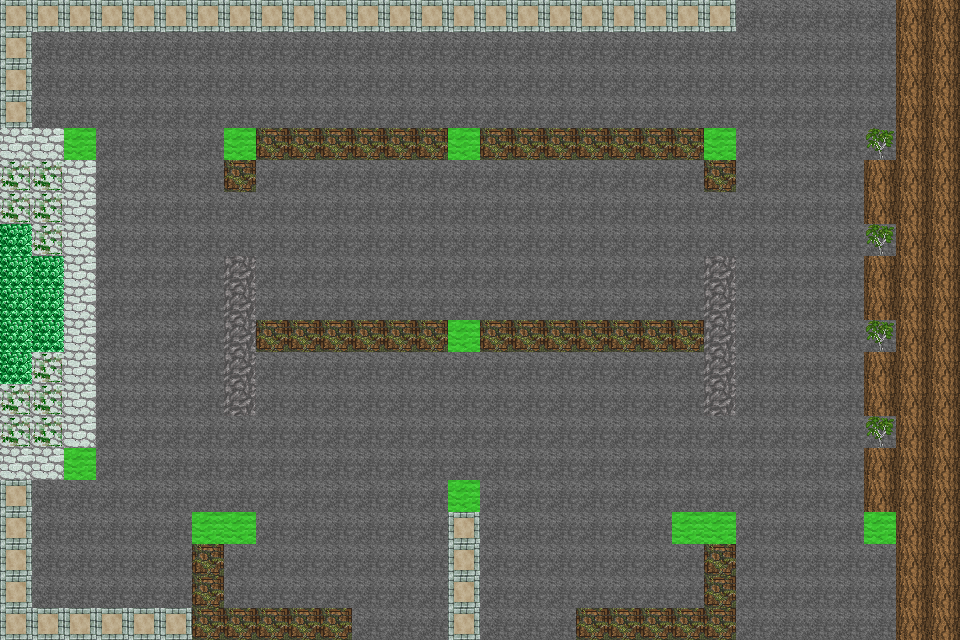

Rendered tile map (Tiled .tmx) drawn with the repository's tilesets; below, a short description and the full map source, tile grids included:
An orthogonal 30x20 tile map with 32x32 px tiles, 2 tile layers (botton, Tile Layer 1) and 13 objects (12x BuildEntity, CoinEntity).

<map version="1.0" orientation="orthogonal" renderorder="right-down" width="30" height="20" tilewidth="32" tileheight="32" backgroundcolor="#000000" nextobjectid="14">
 <tileset firstgid="1" name="parkingLot" tilewidth="32" tileheight="32" tilecount="256" columns="16">
  <image source="../img/map/terrain-Derivation_5.png" trans="ffffff" width="512" height="512" />
 </tileset>
 <layer name="botton" width="30" height="20">
  <data encoding="csv">
1,1,1,1,1,1,1,1,1,1,1,1,1,1,1,1,1,1,1,1,1,1,1,1,1,1,1,1,1,1,
1,1,1,1,1,1,1,1,1,1,1,1,1,1,1,1,1,1,1,1,1,1,1,1,1,1,1,1,1,1,
1,1,1,1,1,1,1,1,1,1,1,1,1,1,1,1,1,1,1,1,1,1,1,1,1,1,1,1,1,1,
1,1,1,1,1,1,1,1,1,1,1,1,1,1,1,1,1,1,1,1,1,1,1,1,1,1,1,1,1,1,
1,1,1,1,1,1,1,1,1,1,1,1,1,1,1,1,1,1,1,1,1,1,1,1,1,1,1,1,1,1,
1,1,1,1,1,1,1,1,1,1,1,1,1,1,1,1,1,1,1,1,1,1,1,1,1,1,1,1,1,1,
1,1,1,1,1,1,1,1,1,1,1,1,1,1,1,1,1,1,1,1,1,1,1,1,1,1,1,1,1,1,
1,1,1,1,1,1,1,1,1,1,1,1,1,1,1,1,1,1,1,1,1,1,1,1,1,1,1,1,1,1,
1,1,1,1,1,1,1,1,1,1,1,1,1,1,1,1,1,1,1,1,1,1,1,1,1,1,1,1,1,1,
1,1,1,1,1,1,1,1,1,1,1,1,1,1,1,1,1,1,1,1,1,1,1,1,1,1,1,1,1,1,
1,1,1,1,1,1,1,1,1,1,1,1,1,1,1,1,1,1,1,1,1,1,1,1,1,1,1,1,1,1,
1,1,1,1,1,1,1,1,1,1,1,1,1,1,1,1,1,1,1,1,1,1,1,1,1,1,1,1,1,1,
1,1,1,1,1,1,1,1,1,1,1,1,1,1,1,1,1,1,1,1,1,1,1,1,1,1,1,1,1,1,
1,1,1,1,1,1,1,1,1,1,1,1,1,1,1,1,1,1,1,1,1,1,1,1,1,1,1,1,1,1,
1,1,1,1,1,1,1,1,1,1,1,1,1,1,1,1,1,1,1,1,1,1,1,1,1,1,1,1,1,1,
1,1,1,1,1,1,1,1,1,1,1,1,1,1,1,1,1,1,1,1,1,1,1,1,1,1,1,1,1,1,
1,1,1,1,1,1,1,1,1,1,1,1,1,1,1,1,1,1,1,1,1,1,1,1,1,1,1,1,1,1,
1,1,1,1,1,1,1,1,1,1,1,1,1,1,1,1,1,1,1,1,1,1,1,1,1,1,1,1,1,1,
1,1,1,1,1,1,1,1,1,1,1,1,1,1,1,1,1,1,1,1,1,1,1,1,1,1,1,1,1,1,
1,1,1,1,1,1,1,1,1,1,1,1,1,1,1,1,1,1,1,1,1,1,1,1,1,1,1,1,1,1
</data>
 </layer>
 <layer name="Tile Layer 1" width="30" height="20">
  <data encoding="csv">
10,10,10,10,10,10,10,10,10,10,10,10,10,10,10,10,10,10,10,10,10,10,10,1,1,1,1,1,21,21,
10,1,1,1,1,1,1,1,1,1,1,1,1,1,1,1,1,1,1,1,1,1,1,1,1,1,1,1,21,21,
10,1,1,1,1,1,1,1,1,1,1,1,1,1,1,1,1,1,1,1,1,1,1,1,1,1,1,1,21,21,
10,1,1,1,1,1,1,1,1,1,1,1,1,1,1,1,1,1,1,1,1,1,1,1,1,1,1,1,21,21,
17,17,147,1,1,1,1,147,107,107,107,107,107,107,147,107,107,107,107,107,107,107,147,1,1,1,1,80,21,21,
37,37,17,1,1,1,1,107,1,1,1,1,1,1,1,1,1,1,1,1,1,1,107,1,1,1,1,21,21,21,
37,37,17,1,1,1,1,1,1,1,1,1,1,1,1,1,1,1,1,1,1,1,1,1,1,1,1,21,21,21,
26,37,17,1,1,1,1,1,1,1,1,1,1,1,1,1,1,1,1,1,1,1,1,1,1,1,1,80,21,21,
26,26,17,1,1,1,1,2,1,1,1,1,1,1,1,1,1,1,1,1,1,1,2,1,1,1,1,21,21,21,
26,26,17,1,1,1,1,2,1,1,1,1,1,1,1,1,1,1,1,1,1,1,2,1,1,1,1,21,21,21,
26,26,17,1,1,1,1,2,107,107,107,107,107,107,147,107,107,107,107,107,107,107,2,1,1,1,1,80,21,21,
26,37,17,1,1,1,1,2,1,1,1,1,1,1,1,1,1,1,1,1,1,1,2,1,1,1,1,21,21,21,
37,37,17,1,1,1,1,2,1,1,1,1,1,1,1,1,1,1,1,1,1,1,2,1,1,1,1,21,21,21,
37,37,17,1,1,1,1,1,1,1,1,1,1,1,1,1,1,1,1,1,1,1,1,1,1,1,1,80,21,21,
17,17,147,1,1,1,1,1,1,1,1,1,1,1,1,1,1,1,1,1,1,1,1,1,1,1,1,21,21,21,
10,1,1,1,1,1,1,1,1,1,1,1,1,1,147,1,1,1,1,1,1,1,1,1,1,1,1,21,21,21,
10,1,1,1,1,1,147,147,1,1,1,1,1,1,10,1,1,1,1,1,1,147,147,1,1,1,1,147,21,21,
10,1,1,1,1,1,107,1,1,1,1,1,1,1,10,1,1,1,1,1,1,1,107,1,1,1,1,1,21,21,
10,1,1,1,1,1,107,1,1,1,1,1,1,1,10,1,1,1,1,1,1,1,107,1,1,1,1,1,21,21,
10,10,10,10,10,10,107,107,107,107,107,1,1,1,10,1,1,1,107,107,107,107,107,1,1,1,1,1,21,21
</data>
 </layer>
 <objectgroup name="Object Layer 1">
  <object id="1" name="CoinEntity" x="-20" y="270" width="31" height="62" />
  <object id="2" name="BuildEntity" x="451" y="321" width="28" height="28" />
  <object id="3" name="BuildEntity" x="450" y="481" width="28" height="28" />
  <object id="4" name="BuildEntity" x="227" y="513" width="28" height="28" />
  <object id="5" name="BuildEntity" x="192" y="514" width="28" height="28" />
  <object id="6" name="BuildEntity" x="66" y="449" width="28" height="28" />
  <object id="7" name="BuildEntity" x="65" y="130" width="28" height="28" />
  <object id="8" name="BuildEntity" x="226" y="128" width="28" height="28" />
  <object id="9" name="BuildEntity" x="449" y="130" width="28" height="28" />
  <object id="10" name="BuildEntity" x="706" y="128" width="28" height="28" />
  <object id="11" name="BuildEntity" x="705" y="513" width="28" height="28" />
  <object id="12" name="BuildEntity" x="674" y="513" width="28" height="28" />
  <object id="13" name="BuildEntity" x="866" y="514" width="28" height="28" />
 </objectgroup>
</map>
